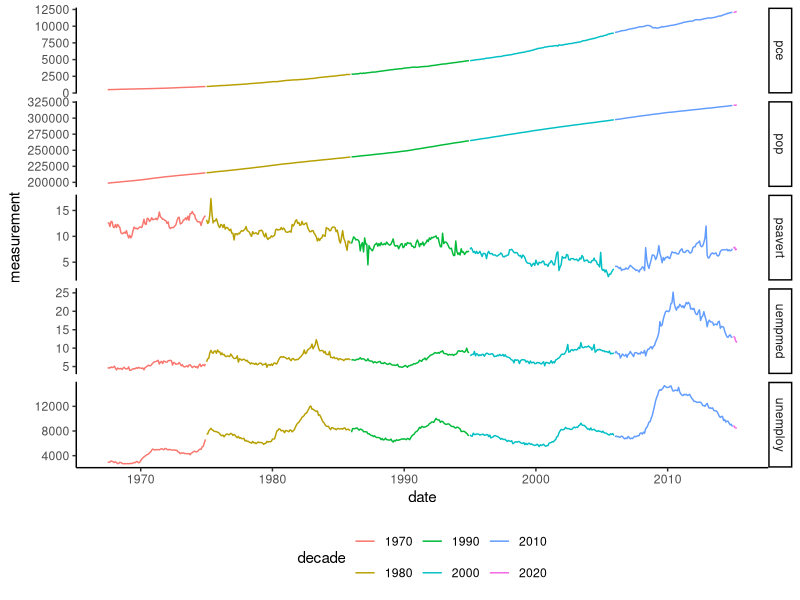

The R script that drew this image:
## ---- chunk 1
knitr::opts_chunk$set(echo = TRUE)
library(tidyverse)
library(lubridate)
## ---- chunk 2
eco_mutate <- economics %>% 
  mutate(years = year(date),
         months = month(date),
         decade = factor(round(years / 10) * 10)) %>% 
  gather(key = metric_name, value = measurement, pce, pop, psavert, uempmed, unemploy)

eco_mutate %>% 
  ggplot(aes(x = date, y = measurement, color = decade)) +
  geom_line() +
  facet_grid(metric_name ~ ., scales = "free_y") +
  theme_classic() +
  theme(legend.position = "bottom")
